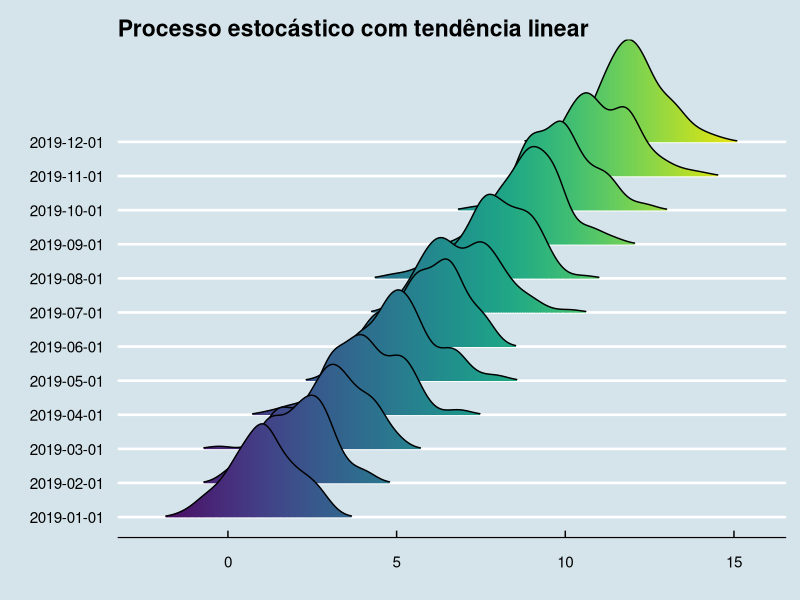
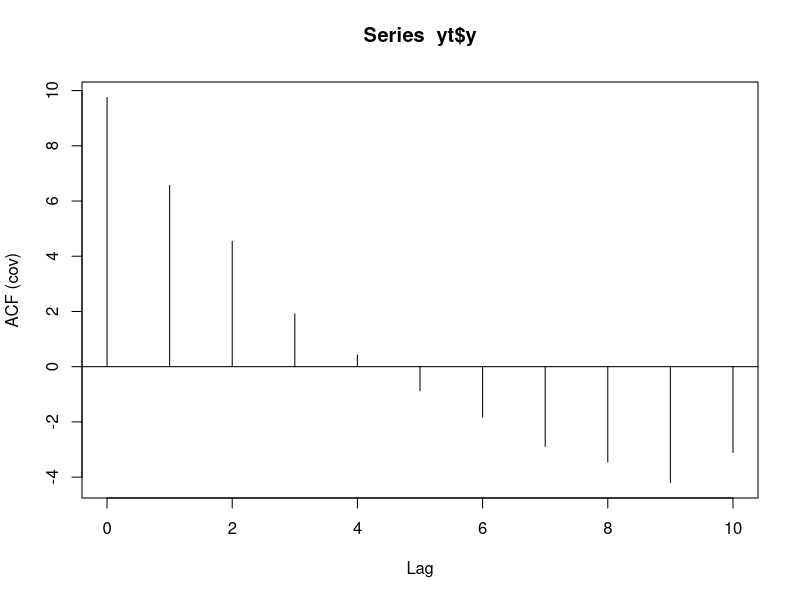
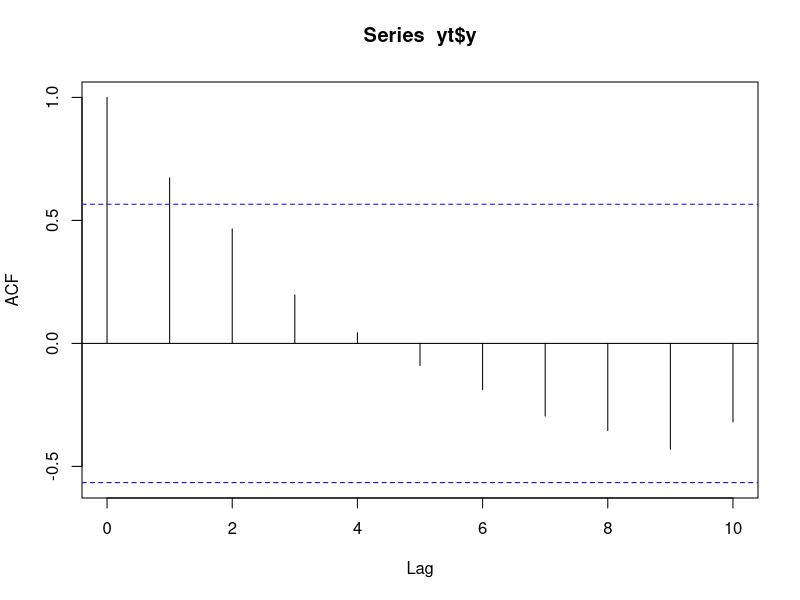
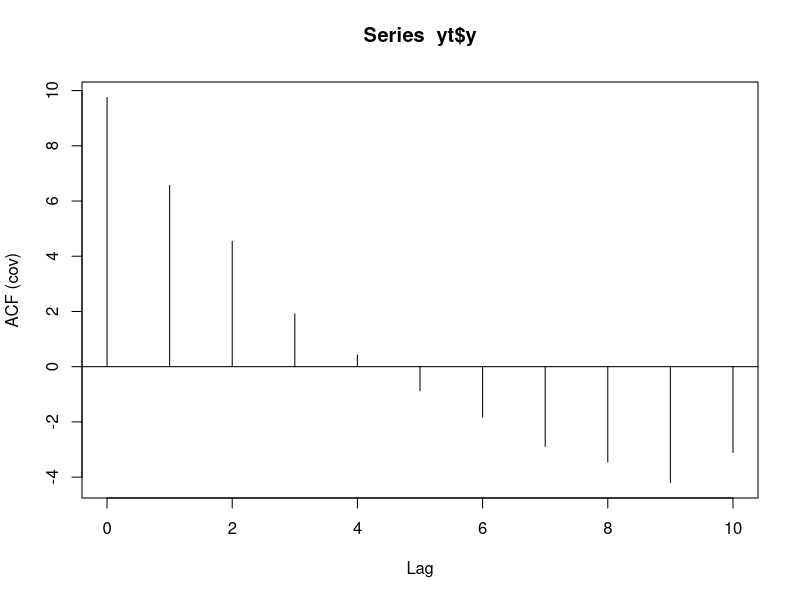
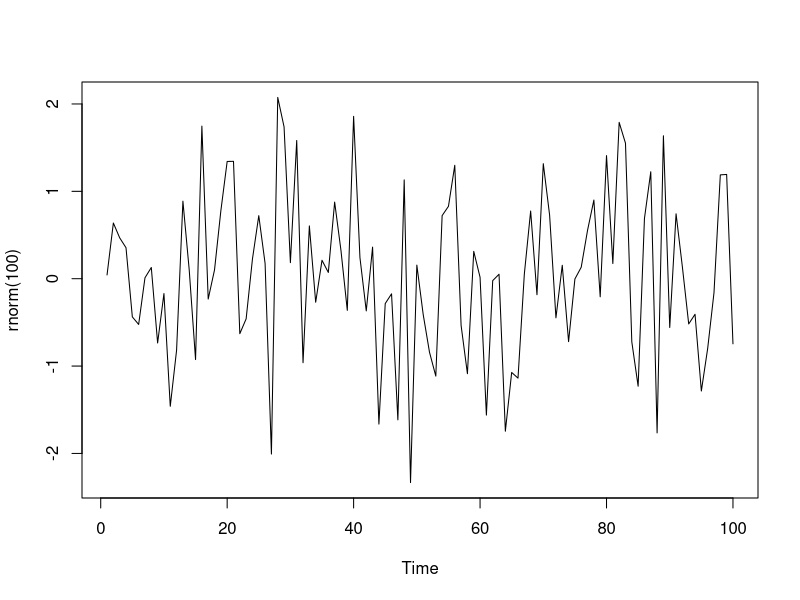

Here is the R script that generated these plots, in order:
## ---- chunk 1
library(tidyverse) # Para manipular dados e graficos
library(lubridate) # Para manipular datas
set.seed(9817) # Fixar semente de dados aleatorios
stoc <- tibble(
  y = rnorm(1200) + rep(1:12, each = 100),
  mes = rep(
    seq.Date(ymd("2019-01-01"), ymd("2019-12-01"), by = "month"),
    each = 100
  )
)
## ---- chunk 2
library(ggridges) # Para plotar densidades de variaveis aleatorias
library(ggthemes) # Temas para graficos
library(viridis) # Cores para graficos
ggplot(stoc, aes(x = y, y = as.factor(mes), fill = ..x..)) +
  geom_density_ridges_gradient(scale = 3, rel_min_height = 0.01) +
  scale_fill_viridis(option = "D")+
  theme_economist() +
  theme(legend.position="none") +
  labs(
    x = "", y = "",
    title = "Processo estocástico com tendência linear"
  )
## ---- chunk 3
stoc %>%
  group_by(mes) %>%
  summarise(mean(y), .groups = "drop")
## ---- chunk 4
obs <- sample(1:100, 12) + seq(0, 1100, by = 100)
yt <- stoc[obs, ]
mean(yt$y) 
## ---- chunk 5
acf(yt$y, type = "covariance")
## ---- chunk 6
acf(yt$y)
## ---- chunk 7
autocov <- acf(yt$y, type = "covariance")
cumsum(abs(autocov$acf))
## ---- chunk 8
set.seed(9817)
## ---- chunk 9
ts.plot(rnorm(100)) # Ruído branco gaussiano
